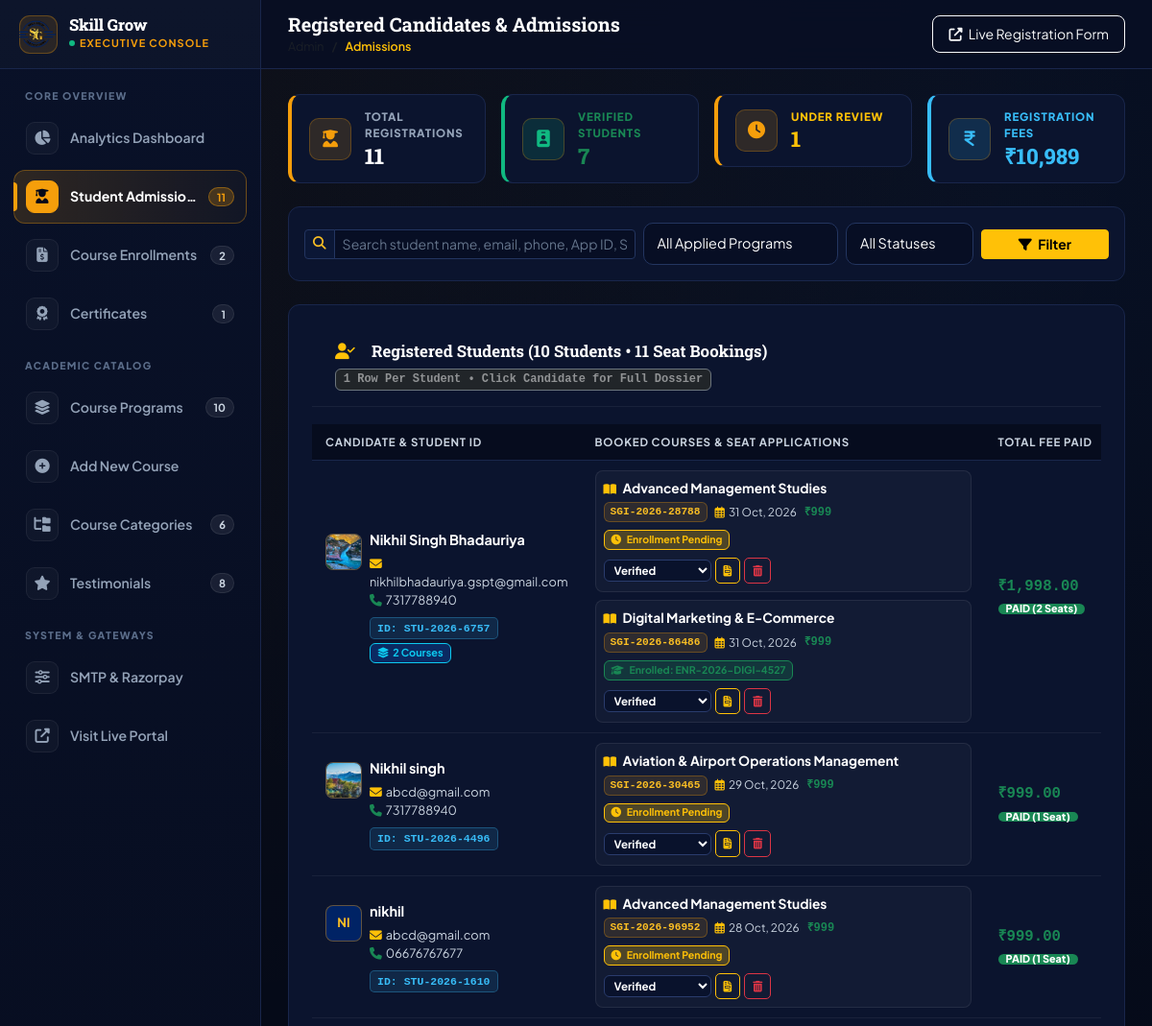
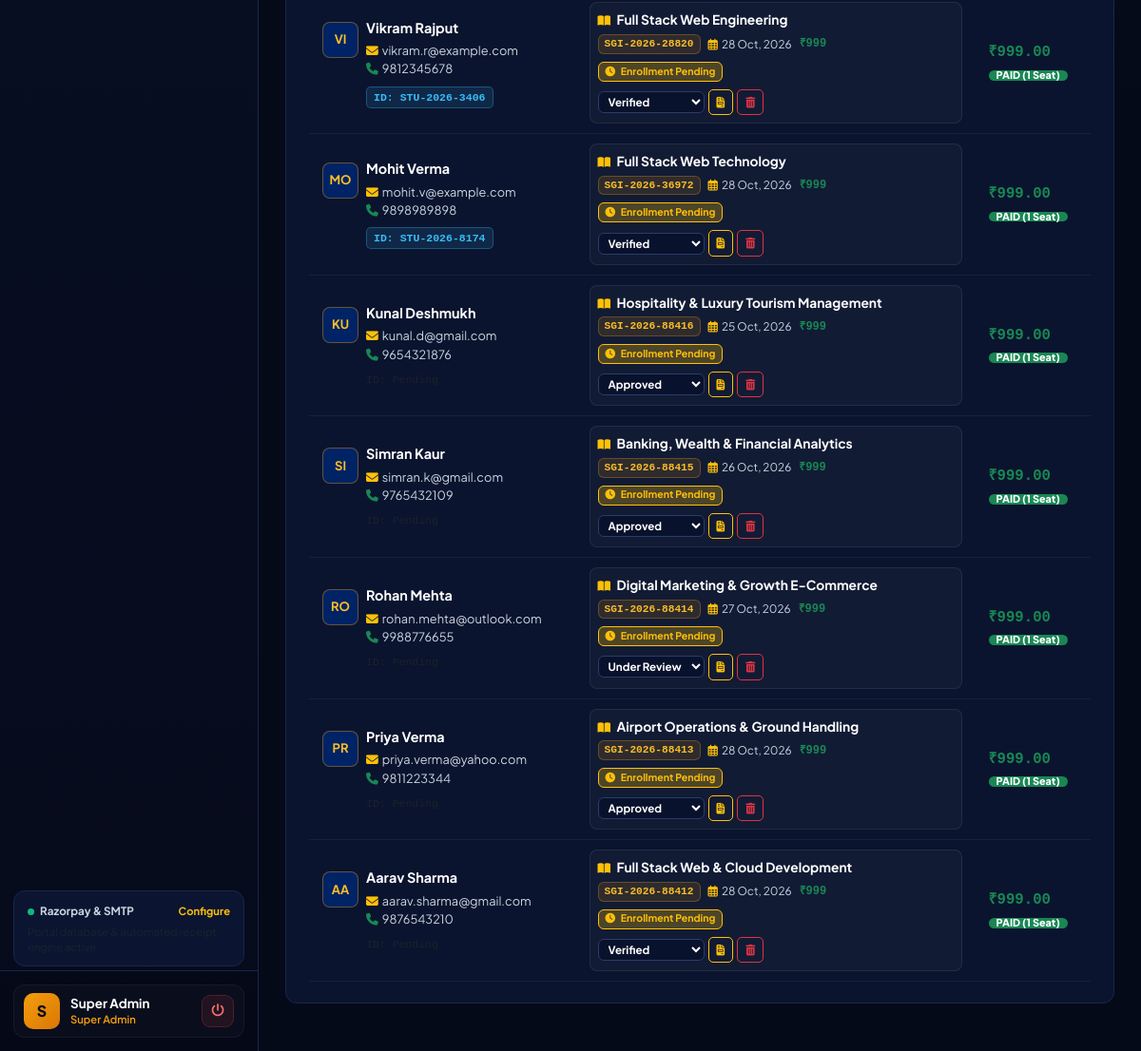
Screenshot of /admin/admissions.php (signed in) with the database file from the repository (2 pictures, top to bottom).
### tables this page shows
CREATE TABLE `admissions` (
  `id` int NOT NULL AUTO_INCREMENT,
  `student_id` varchar(30) DEFAULT NULL,
  `application_id` varchar(30) NOT NULL,
  `full_name` varchar(120) NOT NULL,
  `email` varchar(120) NOT NULL,
  `phone` varchar(20) NOT NULL,
  `course_name` varchar(150) NOT NULL,
  `qualification` varchar(100) DEFAULT NULL,
  `aadhaar_number` varchar(20) DEFAULT NULL,
  `fee_amount` decimal(10,2) DEFAULT '999.00',
  `payment_status` enum('paid','pending','failed') DEFAULT 'paid',
  `payment_method` varchar(50) DEFAULT 'UPI',
  `admission_status` enum('verified','under_review','approved','rejected') DEFAULT 'verified',
  `created_at` timestamp NULL DEFAULT CURRENT_TIMESTAMP,
  `photo_doc` varchar(255) DEFAULT NULL,
  `aadhaar_doc` varchar(255) DEFAULT NULL,
  `marksheet_doc` varchar(255) DEFAULT NULL,
  `razorpay_order_id` varchar(100) DEFAULT NULL,
  `razorpay_payment_id` varchar(100) DEFAULT NULL,
  `otp_code` varchar(10) DEFAULT NULL,
  `otp_verified` tinyint(1) DEFAULT '0',
  PRIMARY KEY (`id`),
  UNIQUE KEY `application_id` (`application_id`)
);

CREATE TABLE `course_enrollments` (
  `id` int NOT NULL AUTO_INCREMENT,
  `enrollment_id` varchar(40) NOT NULL,
  `student_id` varchar(40) DEFAULT NULL,
  `course_id` int DEFAULT NULL,
  `course_name` varchar(150) NOT NULL,
  `course_slug` varchar(150) NOT NULL,
  `student_name` varchar(120) NOT NULL,
  `student_email` varchar(120) NOT NULL,
  `student_phone` varchar(20) NOT NULL,
  `fee_amount` decimal(10,2) NOT NULL,
  `payment_status` enum('paid','pending','failed') DEFAULT 'paid',
  `payment_method` varchar(50) DEFAULT 'Razorpay',
  `razorpay_payment_id` varchar(100) DEFAULT NULL,
  `razorpay_order_id` varchar(100) DEFAULT NULL,
  `status` enum('active','completed','cancelled') DEFAULT 'active',
  `enrolled_at` timestamp NULL DEFAULT CURRENT_TIMESTAMP,
  `admission_id_linked` varchar(40) DEFAULT NULL,
  `reg_fee_deducted` decimal(10,2) DEFAULT '0.00',
  `original_course_fee` decimal(10,2) DEFAULT NULL,
  PRIMARY KEY (`id`),
  UNIQUE KEY `enrollment_id` (`enrollment_id`),
  KEY `student_id` (`student_id`),
  KEY `course_slug` (`course_slug`),
  KEY `enrollment_id_2` (`enrollment_id`)
);

### admin/admissions.php (the view, shortened to what the rows shown need)
<?php
require_once __DIR__ . '/../includes/db.php';
$sql = "SELECT * FROM admissions WHERE 1=1";
$params = [];
$sql .= " ORDER BY id DESC";
$stmt = $pdo->prepare($sql);
$stmt->execute($params);
$admissions = $stmt->fetchAll();
$linkedEnrollmentsMap = [];
try {
    $enrLookup = $pdo->query("SELECT enrollment_id, admission_id_linked, fee_amount, reg_fee_deducted, course_name FROM course_enrollments WHERE payment_status = 'paid' AND admission_id_linked IS NOT NULL")->fetchAll();
    foreach ($enrLookup as $erow) {
        if (!empty($erow['admission_id_linked'])) {
            $linkedEnrollmentsMap[$erow['admission_id_linked']] = $erow;
        }
    }
} catch (Exception $e) {}
$groupedStudents = [];
foreach ($admissions as $adm) {
    $stuKey = !empty($adm['student_id'])
        ? strtolower(trim($adm['student_id']))
        : strtolower(trim($adm['email']));
    $linkedEnr = $linkedEnrollmentsMap[$adm['application_id']] ?? null;
    $bookingItem = [
        'id'                  => $adm['id'],
        'application_id'      => $adm['application_id'],
        'course_name'         => $adm['course_name'],
        'fee_amount'          => (float)$adm['fee_amount'],
        'payment_status'      => $adm['payment_status'],
        'razorpay_payment_id' => $adm['razorpay_payment_id'] ?? '',
        'admission_status'    => $adm['admission_status'],
        'created_at'          => $adm['created_at'],
        'formatted_date'      => date('d M, Y', strtotime($adm['created_at'])),
        'linked_enrollment'   => $linkedEnr
    ];
    if (!isset($groupedStudents[$stuKey])) {
        $groupedStudents[$stuKey] = [
            'id'                  => $adm['id'],
            'student_id'          => $adm['student_id'] ?? '',
            'application_id'      => $adm['application_id'],
            'full_name'           => $adm['full_name'],
            'email'               => $adm['email'],
            'phone'               => $adm['phone'],
            'course_name'         => $adm['course_name'],
            'qualification'       => $adm['qualification'] ?? '',
            'aadhaar_number'      => $adm['aadhaar_number'] ?? '',
            'photo_doc'           => $adm['photo_doc'] ?? '',
            'aadhaar_doc'         => $adm['aadhaar_doc'] ?? '',
            'marksheet_doc'       => $adm['marksheet_doc'] ?? '',
            'fee_amount'          => (float)$adm['fee_amount'],
            'total_fee'           => (float)$adm['fee_amount'],
            'admission_status'    => $adm['admission_status'],
            'razorpay_payment_id' => $adm['razorpay_payment_id'] ?? '',
            'bookings'            => [$bookingItem]
        ];
    } else {
        $groupedStudents[$stuKey]['total_fee'] += (float)$adm['fee_amount'];
        $groupedStudents[$stuKey]['bookings'][] = $bookingItem;
    }
}
?>
<!DOCTYPE html>
<html lang="en">
<head>
  <link href="https://cdn.jsdelivr.net/npm/bootstrap@5.3.3/dist/css/bootstrap.min.css" rel="stylesheet">
  <link rel="stylesheet" href="https://cdnjs.cloudflare.com/ajax/libs/font-awesome/6.5.0/css/all.min.css">
  <link rel="stylesheet" href="assets/css/admin.css">
</head>
<body>
  <div class="admin-layout-wrapper">
    <div class="admin-main">
      <header class="admin-topbar">
        <div class="d-flex align-items-center gap-3">
          <div>
            <h1 class="page-title-text" style="font-size: 1.25rem; font-family: var(--font-heading); margin: 0; font-weight: 700;">
              Registered Candidates & Admissions
            </h1>
          </div>
        </div>
      </header>
      <main class="admin-content">
        <div class="bento-card" style="border-radius: 12px; overflow: hidden;">
          <div class="bento-header d-flex justify-content-between align-items-center py-3 px-4 flex-wrap gap-2">
            <h2 class="bento-title mb-0" style="font-size: 1.05rem;">
              <i class="fas fa-user-check text-warning me-2"></i> Registered Students (<?= count($groupedStudents) ?> Students &bull; <?= count($admissions) ?> Seat Bookings)
            </h2>
          </div>
          <div class="table-responsive">
            <table class="admin-table">
              <thead>
                <tr>
                  <th style="min-width: 240px;">Candidate & Student ID</th>
                  <th style="min-width: 420px;">Booked Courses & Seat Applications</th>
                  <th>Total Fee Paid</th>
                </tr>
              </thead>
              <tbody>
                <?php if (!empty($groupedStudents)): ?>
                  <?php foreach ($groupedStudents as $stu):
                    $jsonPayload = htmlspecialchars(json_encode($stu, JSON_HEX_TAG | JSON_HEX_APOS | JSON_HEX_QUOT | JSON_HEX_AMP), ENT_QUOTES, 'UTF-8');
                    $bookingCount = count($stu['bookings']);
                  ?>
                    <tr>
                      <td>
                        <div class="d-flex align-items-start gap-2">
                          <?php if (!empty($stu['photo_doc']) && file_exists(__DIR__ . '/../' . $stu['photo_doc'])): ?>
                            <img src="../<?= htmlspecialchars($stu['photo_doc']) ?>" alt="Photo" class="student-avatar-thumb mt-1" onclick='openDossierModal(<?= $jsonPayload ?>)' title="Click to view Dossier">
                          <?php else: ?>
                            <span class="student-avatar-thumb mt-1" onclick='openDossierModal(<?= $jsonPayload ?>)' title="Click to view Dossier">
                              <?= strtoupper(substr($stu['full_name'], 0, 2)) ?>
                            </span>
                          <?php endif; ?>
                          <div>
                            <div class="d-flex align-items-center gap-2 flex-wrap">
                              <button type="button" class="student-btn-link" onclick='openDossierModal(<?= $jsonPayload ?>)' title="View Complete Student Dossier">
                                <?= htmlspecialchars($stu['full_name']) ?>
                              </button>
                            </div>
                            <div class="text-light-contrast mt-1">
                              <i class="fas fa-envelope text-warning me-1"></i><?= htmlspecialchars($stu['email']) ?><br>
                              <i class="fas fa-phone text-success me-1"></i><?= htmlspecialchars($stu['phone']) ?>
                            </div>
                            <div class="d-flex align-items-center gap-1 flex-wrap mt-2">
                              <?php if (!empty($stu['student_id'])): ?>
                                <span class="stu-id-badge" onclick='openDossierModal(<?= $jsonPayload ?>)' title="Click to view Dossier">
                                  ID: <?= htmlspecialchars($stu['student_id']) ?>
                                </span>
                              <?php else: ?>
                                <span class="text-muted font-monospace" style="font-size: 0.72rem;">ID: Pending</span>
                              <?php endif; ?>
                              <?php if ($bookingCount > 1): ?>
                                <span class="badge bg-primary bg-opacity-25 text-info border border-info" style="font-size: 0.68rem;">
                                  <i class="fas fa-layer-group me-1"></i><?= $bookingCount ?> Courses
                                </span>
                              <?php endif; ?>
                            </div>
                          </div>
                        </div>
                      </td>
                      <td>
                        <div class="d-flex flex-column gap-2">
                          <?php foreach ($stu['bookings'] as $bIdx => $b): ?>
                            <div class="p-2 rounded-3" style="background: rgba(255, 255, 255, 0.03); border: 1px solid rgba(255, 255, 255, 0.08);">
                              <div class="d-flex justify-content-between align-items-start flex-wrap gap-2">
                                <div>
                                  <div class="fw-bold text-white" style="font-size: 0.86rem;">
                                    <i class="fas fa-book-open text-warning me-1" style="font-size: 0.75rem;"></i>
                                    <?= htmlspecialchars($b['course_name']) ?>
                                  </div>
                                  <div class="d-flex align-items-center gap-2 flex-wrap mt-1">
                                    <span class="enrollment-badge" style="font-size: 0.70rem; padding: 1px 6px;">
                                      <?= htmlspecialchars($b['application_id']) ?>
                                    </span>
                                    <span class="text-light-contrast" style="font-size: 0.74rem;">
                                      <i class="far fa-calendar-alt text-warning me-1"></i><?= htmlspecialchars($b['formatted_date']) ?>
                                    </span>
                                    <span class="text-success fw-bold font-monospace" style="font-size: 0.75rem;">
                                      ₹<?= number_format($b['fee_amount'], 0) ?>
                                    </span>
                                    <?php if (!empty($b['linked_enrollment'])): ?>
                                      <?php $lEnr = $b['linked_enrollment']; ?>
                                      <a href="enrollments.php?search=<?= urlencode($lEnr['enrollment_id']) ?>" class="badge bg-success bg-opacity-25 text-success border border-success text-decoration-none" style="font-size: 0.66rem;" title="View Course Enrollment">
                                        <i class="fas fa-graduation-cap me-1"></i> Enrolled: <?= htmlspecialchars($lEnr['enrollment_id']) ?>
                                      </a>
                                    <?php else: ?>
                                      <span class="badge bg-warning bg-opacity-25 text-warning border border-warning" style="font-size: 0.66rem;">
                                        <i class="fas fa-clock me-1"></i> Enrollment Pending
                                      </span>
                                    <?php endif; ?>
                                  </div>
                                </div>
                                <div class="d-flex align-items-center gap-1">
                                  <form method="POST" action="admissions.php" class="d-inline">
                                    <select name="status" class="status-select-sm" style="font-size: 0.72rem; padding: 2px 6px;" onchange="this.form.submit()">
                                      <option value="verified" <?= ($b['admission_status'] === 'verified') ? 'selected' : '' ?>>Verified</option>
                                      <option value="under_review" <?= ($b['admission_status'] === 'under_review') ? 'selected' : '' ?>>Under Review</option>
                                      <option value="approved" <?= ($b['admission_status'] === 'approved') ? 'selected' : '' ?>>Approved</option>
                                    </select>
                                  </form>
                                  <a href="../download-receipt.php?app_id=<?= urlencode($b['application_id']) ?>" target="_blank" class="btn btn-outline-warning btn-sm px-2 py-1" title="Admission Receipt (<?= htmlspecialchars($b['application_id']) ?>)" style="border-radius: 5px; font-size: 0.72rem;">
                                    <i class="fas fa-file-invoice"></i>
                                  </a>
                                  <form method="POST" action="admissions.php" class="d-inline" onsubmit="return confirm('Delete seat booking <?= htmlspecialchars($b['application_id']) ?> (<?= htmlspecialchars($b['course_name']) ?>) for <?= htmlspecialchars($stu['full_name']) ?>?');">
                                    <button type="submit" class="btn btn-outline-danger btn-sm px-2 py-1" title="Delete Booking <?= htmlspecialchars($b['application_id']) ?>" style="border-radius: 5px; font-size: 0.72rem;">
                                      <i class="fas fa-trash-alt"></i>
                                    </button>
                                  </form>
                                </div>
                              </div>
                            </div>
                          <?php endforeach; ?>
                        </div>
                      </td>
                      <td>
                        <div class="d-flex align-items-center gap-1">
                          <span class="text-success fw-bold font-monospace" style="font-size: 0.98rem;">
                            ₹<?= number_format((float)$stu['total_fee'], 2) ?>
                          </span>
                        </div>
                        <span class="badge bg-success text-white px-2 py-0 mt-1" style="font-size: 0.68rem; font-weight: 800;">
                          PAID (<?= $bookingCount ?> <?= $bookingCount > 1 ? 'Seats' : 'Seat' ?>)
                        </span>
                      </td>
                    </tr>
                  <?php endforeach; ?>
                <?php endif; ?>
              </tbody>
            </table>
          </div>
        </div>
      </main>
    </div>
  </div>
</body>
</html>

### rows the page displays
admissions: photo_doc (picture), full_name "Nikhil Singh Bhadauriya", email "nikhilbhadauriya.gspt@gmail.com", phone "7317788940", student "STU-2026-6757", bookingCount "2", course_name "Advanced Management Studies", application "SGI-2026-28788", formatted_date "31 Oct, 2026", fee_amount "999", shows "Enrollment Pending", status "Verified", total_fee "1,998.00", shows "Seats"
admissions: course_name "Digital Marketing & E-Commerce", application "SGI-2026-86486", formatted_date "31 Oct, 2026", fee_amount "999", status "Verified"
course_enrollments: enrollment "ENR-2026-DIGI-4527"
admissions: photo_doc (picture), full_name "Nikhil singh", email "abcd@gmail.com", phone "7317788940", student "STU-2026-4496", course_name "Aviation & Airport Operations Management", application "SGI-2026-30465", formatted_date "29 Oct, 2026", fee_amount "999", shows "Enrollment Pending", status "Verified", total_fee "999.00", bookingCount "1", shows "Seat"
admissions: full_name "NI", full_name "nikhil", email "abcd@gmail.com", phone "06676767677", student "STU-2026-1610", course_name "Advanced Management Studies", application "SGI-2026-96952", formatted_date "28 Oct, 2026", fee_amount "999", shows "Enrollment Pending", status "Verified", total_fee "999.00", bookingCount "1", shows "Seat"
admissions: full_name "VI", full_name "Vikram Rajput", email "vikram.r@example.com", phone "9812345678", student "STU-2026-3406", course_name "Full Stack Web Engineering", application "SGI-2026-28820", formatted_date "28 Oct, 2026", fee_amount "999", shows "Enrollment Pending", status "Verified", total_fee "999.00", bookingCount "1", shows "Seat"
admissions: full_name "MO", full_name "Mohit Verma", email "mohit.v@example.com", phone "9898989898", student "STU-2026-8174", course_name "Full Stack Web Technology", application "SGI-2026-36972", formatted_date "28 Oct, 2026", fee_amount "999", shows "Enrollment Pending", status "Verified", total_fee "999.00", bookingCount "1", shows "Seat"
admissions: full_name "KU", full_name "Kunal Deshmukh", email "kunal.d@gmail.com", phone "9654321876", course_name "Hospitality & Luxury Tourism Management", application "SGI-2026-88416", formatted_date "25 Oct, 2026", fee_amount "999", shows "Enrollment Pending", status "Approved", total_fee "999.00", bookingCount "1", shows "Seat"
admissions: full_name "SI", full_name "Simran Kaur", email "simran.k@gmail.com", phone "9765432109", course_name "Banking, Wealth & Financial Analytics", application "SGI-2026-88415", formatted_date "26 Oct, 2026", fee_amount "999", shows "Enrollment Pending", status "Approved", total_fee "999.00", bookingCount "1", shows "Seat"
admissions: full_name "RO", full_name "Rohan Mehta", email "rohan.mehta@outlook.com", phone "9988776655", course_name "Digital Marketing & Growth E-Commerce", application "SGI-2026-88414", formatted_date "27 Oct, 2026", fee_amount "999", shows "Enrollment Pending", status "Under Review", total_fee "999.00", bookingCount "1", shows "Seat"
admissions: full_name "PR", full_name "Priya Verma", email "priya.verma@yahoo.com", phone "9811223344", course_name "Airport Operations & Ground Handling", application "SGI-2026-88413", formatted_date "28 Oct, 2026", fee_amount "999", shows "Enrollment Pending", status "Approved", total_fee "999.00", bookingCount "1", shows "Seat"
admissions: full_name "AA", full_name "Aarav Sharma", email "aarav.sharma@gmail.com", phone "9876543210", course_name "Full Stack Web & Cloud Development", application "SGI-2026-88412", formatted_date "28 Oct, 2026", fee_amount "999", shows "Enrollment Pending", status "Verified", total_fee "999.00", bookingCount "1", shows "Seat"

### other values shown
$sbAdmCount "11"
$sbEnrCount "2"
$sbCertCount "1"
$sbCourseCount "10"
$sbCatCount "6"
$sbTestiCount "8"
substr($_SESSION['admin_name'] ?? 'S', 0, 1) "S"
$_SESSION['admin_name'] "Super Admin"
str_replace('_', ' ', $_SESSION['admin_role'] ?? 'super_admin') "Super Admin"
$statAdm['total_registered'] "11"
$statAdm['total_verified'] "7"
$statAdm['total_review'] "1"
$statAdm['total_fee'] "10,989"
count($groupedStudents) "10"
count($admissions) "11"
